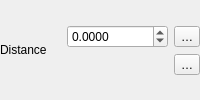
                          <widget class="QFrame" name="mPlacementDistanceFrame">
                           <property name="minimumSize">
                            <size>
                             <width>0</width>
                             <height>0</height>
                            </size>
                           </property>
                           <property name="frameShape">
                            <enum>QFrame::NoFrame</enum>
                           </property>
                           <property name="frameShadow">
                            <enum>QFrame::Raised</enum>
                           </property>
                           <layout class="QGridLayout" name="gridLayout_27" columnstretch="1,2">
                            <property name="leftMargin">
                             <number>0</number>
                            </property>
                            <property name="topMargin">
                             <number>0</number>
                            </property>
                            <property name="rightMargin">
                             <number>0</number>
                            </property>
                            <property name="bottomMargin">
                             <number>0</number>
                            </property>
                            <item row="0" column="1">
                             <layout class="QGridLayout" name="gridLayout_49">
                              <property name="bottomMargin">
                               <number>0</number>
                              </property>
                              <item row="0" column="1">
                               <widget class="QgsPropertyOverrideButton" name="mLineDistanceDDBtn">
                                <property name="text">
                                 <string>…</string>
                                </property>
                               </widget>
                              </item>
                              <item row="0" column="0">
                               <widget class="QgsDoubleSpinBox" name="mLineDistanceSpnBx">
                                <property name="decimals">
                                 <number>4</number>
                                </property>
                                <property name="minimum">
                                 <double>-999999999.000000000000000</double>
                                </property>
                                <property name="maximum">
                                 <double>999999999.000000000000000</double>
                                </property>
                                <property name="singleStep">
                                 <double>0.100000000000000</double>
                                </property>
                               </widget>
                              </item>
                              <item row="1" column="0">
                               <widget class="QgsUnitSelectionWidget" name="mLineDistanceUnitWidget" native="true">
                                <property name="focusPolicy">
                                 <enum>Qt::StrongFocus</enum>
                                </property>
                               </widget>
                              </item>
                              <item row="1" column="1">
                               <widget class="QgsPropertyOverrideButton" name="mLineDistanceUnitDDBtn">
                                <property name="text">
                                 <string>…</string>
                                </property>
                               </widget>
                              </item>
                             </layout>
                            </item>
                            <item row="0" column="0">
                             <widget class="QLabel" name="label_26">
                              <property name="text">
                               <string>Distance</string>
                              </property>
                              <property name="alignment">
                               <set>Qt::AlignLeading|Qt::AlignLeft|Qt::AlignVCenter</set>
                              </property>
                             </widget>
                            </item>
                           </layout>
                          </widget>
